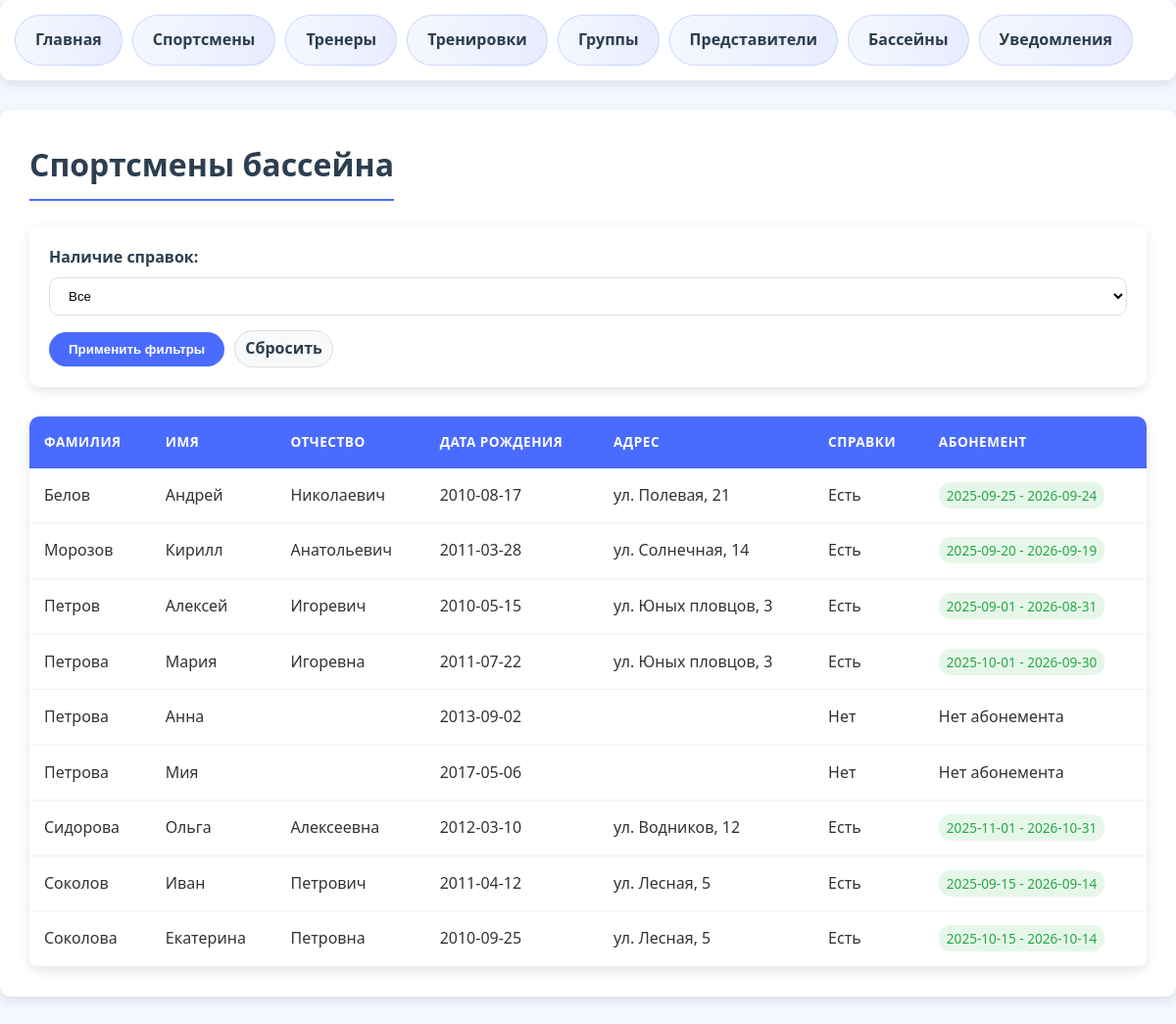
Screenshot of /t3/sportsmen.php with the database file from the repository.
### src/t3/sportsmen.php (the view, shortened to what this page needs)
<?php
require_once 'db_connection.php';
$sort = isset($_GET['sort']) ? $_GET['sort'] : 'Фамилия';
$order = isset($_GET['order']) ? $_GET['order'] : 'ASC';
$has_certificate = isset($_GET['certificate']) ? $_GET['certificate'] : '';
$sql = "SELECT * FROM Спортсмены WHERE 1=1";
$sql .= " ORDER BY $sort $order";
$stmt = $conn->prepare($sql);
$stmt->execute();
$sportsmen = $stmt->fetchAll();
?>
<!DOCTYPE html>
<html>
<head>
</head>
<body>
    <div class="menu">
        <a href="index.php">Главная</a>
        <a href="sportsmen.php">Спортсмены</a>
        <a href="trainers.php">Тренеры</a>
        <a href="workouts.php">Тренировки</a>
        <a href="groups.php">Группы</a>
        <a href="representatives.php">Представители</a>
        <a href="pools.php">Бассейны</a>
        <a href="notifications.php">Уведомления</a>
    </div>
    <div class="content">
        <h1>Спортсмены бассейна</h1>
        <div class="filters">
            <form method="GET">
                <div class="filter-row">
                    <div class="filter-group">
                        <label>Наличие справок:</label>
                        <select name="certificate">
                            <option value="">Все</option>
                        </select>
                    </div>
                </div>
                <div class="filter-buttons">
                    <button type="submit" class="apply-button">Применить фильтры</button>
                    <a href="sportsmen.php" class="reset-button">Сбросить</a>
                </div>
            </form>
        </div>
        <table>
            <thead>
                <tr>
                    <th>
                        <a href="?sort=Фамилия&order=<?= $sort === 'Фамилия' && $order === 'ASC' ? 'DESC' : 'ASC' ?>&certificate=<?= $has_certificate ?>">
                            Фамилия
                        </a>
                    </th>
                    <th>
                        <a href="?sort=Имя&order=<?= $sort === 'Имя' && $order === 'ASC' ? 'DESC' : 'ASC' ?>&certificate=<?= $has_certificate ?>">
                            Имя
                        </a>
                    </th>
                    <th>Отчество</th>
                    <th>Дата рождения</th>
                    <th>Адрес</th>
                    <th>Справки</th>
                    <th>Абонемент</th>
                </tr>
            </thead>
            <tbody>
                <?php foreach ($sportsmen as $sportsman):
                    $has_all_certs = !empty($sportsman['Справка_зб']) && !empty($sportsman['Справка_от_педиатра']);
                    $subscription_active = $sportsman['Конец_действия'] && new DateTime($sportsman['Конец_действия']) >= new DateTime();
                ?>
                    <tr>
                        <td><?= htmlspecialchars($sportsman['Фамилия']) ?></td>
                        <td><?= htmlspecialchars($sportsman['Имя']) ?></td>
                        <td><?= htmlspecialchars($sportsman['Отчество']) ?></td>
                        <td><?= htmlspecialchars($sportsman['Дата_рождения']) ?></td>
                        <td><?= htmlspecialchars($sportsman['Адрес_проживания']) ?></td>
                        <td><?= $has_all_certs ? 'Есть' : 'Нет' ?></td>
                        <td>
                            <?php if ($sportsman['Начало_действия']): ?>
                                <span class="membership-status <?= $subscription_active ? 'membership-active' : 'membership-expired' ?>">
                                    <?= htmlspecialchars($sportsman['Начало_действия']) ?> - <?= htmlspecialchars($sportsman['Конец_действия']) ?>
                                </span>
                            <?php else: ?>
                                Нет абонемента
                            <?php endif; ?>
                        </td>
                    </tr>
                <?php endforeach; ?>
            </tbody>
        </table>
    </div>
</body>
</html>

### src/t3/sportsmen.php (style rules this page uses)
:root { --primary-color: #4a6bff; --secondary-color: #ff6b6b; --dark-color: #2c3e50; --light-color: #f8f9fa; --success-color: #28a745; --warning-color: #ffc107; --danger-color: #dc3545; --border-radius: 10px; --box-shadow: 0 4px 12px rgba(0, 0, 0, 0.1); --transition: all 0.3s ease; }
body { font-family: 'Segoe UI', Tahoma, Geneva, Verdana, sans-serif; margin: 0; padding: 0; background-color: #f5f7ff; color: #333; line-height: 1.6; }
.menu { background: white; padding: 15px; margin-bottom: 30px; border-radius: var(--border-radius); box-shadow: var(--box-shadow); display: flex; flex-wrap: wrap; gap: 10px; }
.menu a { display: inline-block; padding: 12px 20px; text-decoration: none; color: var(--dark-color); border-radius: 50px; background: linear-gradient(to right, #f5f7ff, #e8ecff); font-weight: 600; transition: var(--transition); border: 1px solid rgba(74, 107, 255, 0.2); }
.content { background: white; padding: 30px; border-radius: var(--border-radius); box-shadow: var(--box-shadow); margin-bottom: 30px; }
h1, h2, h3 { color: var(--dark-color); margin-top: 0; }
h1 { border-bottom: 2px solid var(--primary-color); padding-bottom: 10px; margin-bottom: 25px; display: inline-block; }
table { width: 100%; border-collapse: separate; border-spacing: 0; margin-top: 25px; background: white; border-radius: var(--border-radius); overflow: hidden; box-shadow: var(--box-shadow); }
th, td { padding: 15px; text-align: left; border-bottom: 1px solid rgba(0, 0, 0, 0.05); }
th { background-color: var(--primary-color); color: white; font-weight: 600; text-transform: uppercase; font-size: 0.85em; letter-spacing: 0.5px; }
th a { text-decoration: none; color: white; }
.filters { margin-bottom: 30px; padding: 20px; background: white; border-radius: var(--border-radius); box-shadow: var(--box-shadow); }
.filter-row { display: flex; flex-wrap: wrap; gap: 20px; margin-bottom: 15px; }
.filter-group { flex: 1; min-width: 200px; }
.filter-group label { display: block; margin-bottom: 8px; font-weight: 600; color: var(--dark-color); }
.filters select, .filters input { width: 100%; padding: 10px 15px; border: 1px solid #ddd; border-radius: var(--border-radius); background-color: white; transition: var(--transition); }
button, .button { padding: 10px 20px; border: none; border-radius: 50px; font-weight: 600; cursor: pointer; transition: var(--transition); display: inline-flex; align-items: center; justify-content: center; gap: 8px; }
.apply-button { background: var(--primary-color); color: white; }
.reset-button { background: var(--light-color); color: var(--dark-color); border: 1px solid #ddd; text-decoration: none; padding: 5px 10px; border-radius: 50px; font-weight: 600; transition: var(--transition); display: inline-flex; align-items: center; justify-content: center; }
.filter-buttons { display: flex; align-items: center; gap: 10px; }
.membership-status { padding: 4px 8px; border-radius: 12px; font-size: 0.85em; font-weight: 500; }
.membership-active { background: #e6f7ea; color: #28a745; }
.content { animation: fadeIn 0.5s ease-out; }

### rows the page displays
спортсмены: Фамилия "Белов", Имя "Андрей", Отчество "Николаевич", Дата_рождения "2010-08-17", Адрес_проживания "ул. Полевая, 21", Справка_зб "Есть", Начало_действия "2025-09-25", Конец_действия "2026-09-24"
спортсмены: Фамилия "Морозов", Имя "Кирилл", Отчество "Анатольевич", Дата_рождения "2011-03-28", Адрес_проживания "ул. Солнечная, 14", Справка_зб "Есть", Начало_действия "2025-09-20", Конец_действия "2026-09-19"
спортсмены: Фамилия "Петров", Имя "Алексей", Отчество "Игоревич", Дата_рождения "2010-05-15", Адрес_проживания "ул. Юных пловцов, 3", Справка_зб "Есть", Начало_действия "2025-09-01", Конец_действия "2026-08-31"
спортсмены: Фамилия "Петрова", Имя "Мария", Отчество "Игоревна", Дата_рождения "2011-07-22", Адрес_проживания "ул. Юных пловцов, 3", Справка_зб "Есть", Начало_действия "2025-10-01", Конец_действия "2026-09-30"
спортсмены: Фамилия "Петрова", Имя "Анна", Дата_рождения "2013-09-02", shows "Нет", shows "Нет абонемента"
спортсмены: Фамилия "Петрова", Имя "Мия", Дата_рождения "2017-05-06", shows "Нет", shows "Нет абонемента"
спортсмены: Фамилия "Сидорова", Имя "Ольга", Отчество "Алексеевна", Дата_рождения "2012-03-10", Адрес_проживания "ул. Водников, 12", Справка_зб "Есть", Начало_действия "2025-11-01", Конец_действия "2026-10-31"
спортсмены: Фамилия "Соколов", Имя "Иван", Отчество "Петрович", Дата_рождения "2011-04-12", Адрес_проживания "ул. Лесная, 5", Справка_зб "Есть", Начало_действия "2025-09-15", Конец_действия "2026-09-14"
спортсмены: Фамилия "Соколова", Имя "Екатерина", Отчество "Петровна", Дата_рождения "2010-09-25", Адрес_проживания "ул. Лесная, 5", Справка_зб "Есть", Начало_действия "2025-10-15", Конец_действия "2026-10-14"
